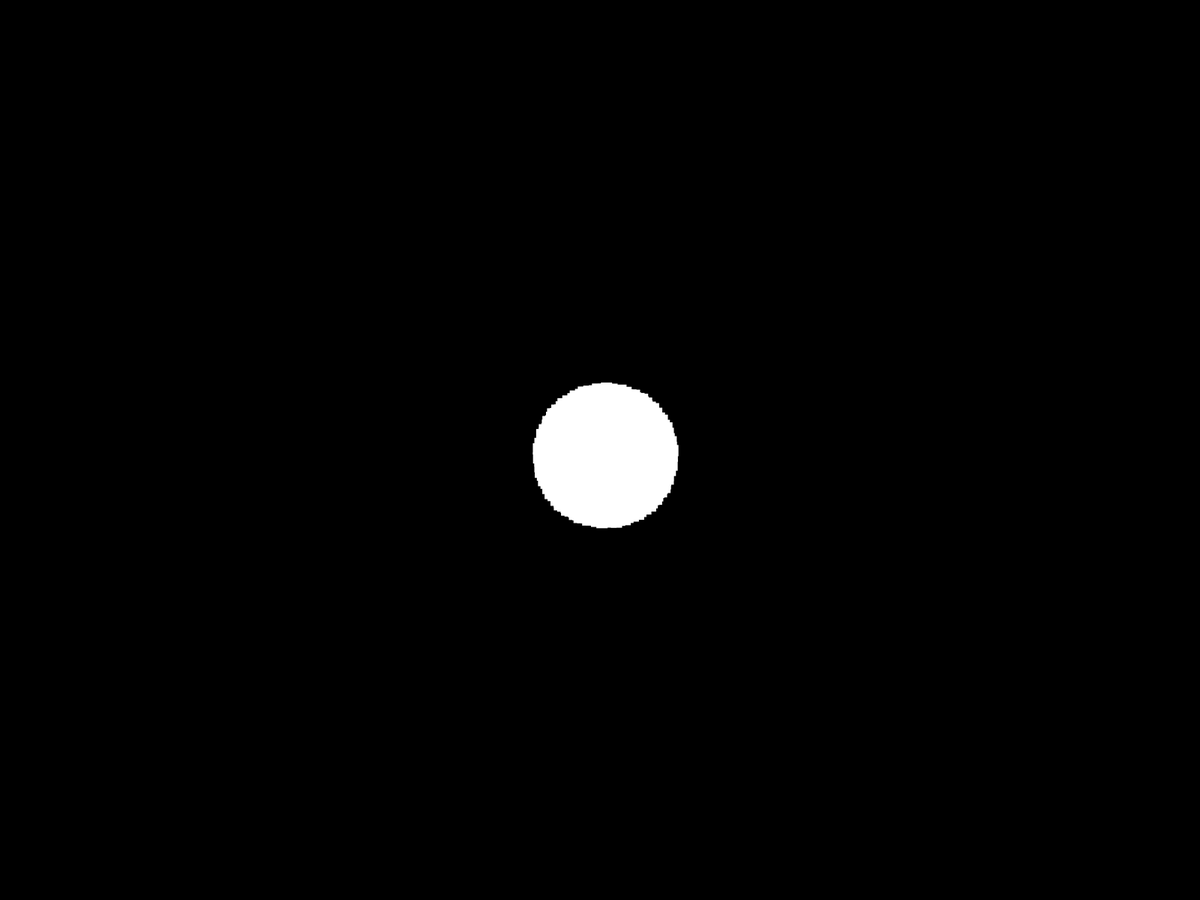
Frame 1 (no input)
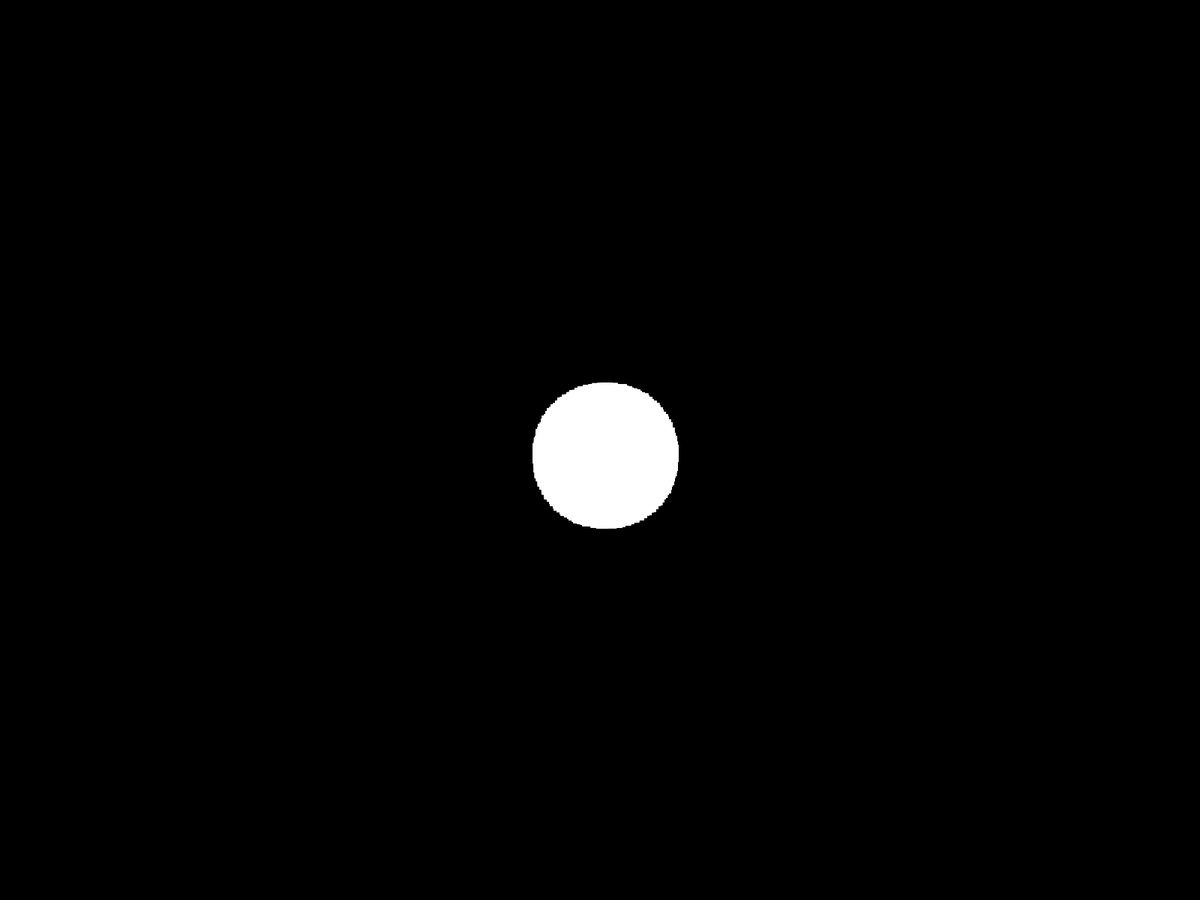
Frame 60 (the mouse pressed at the canvas centre just before this capture)
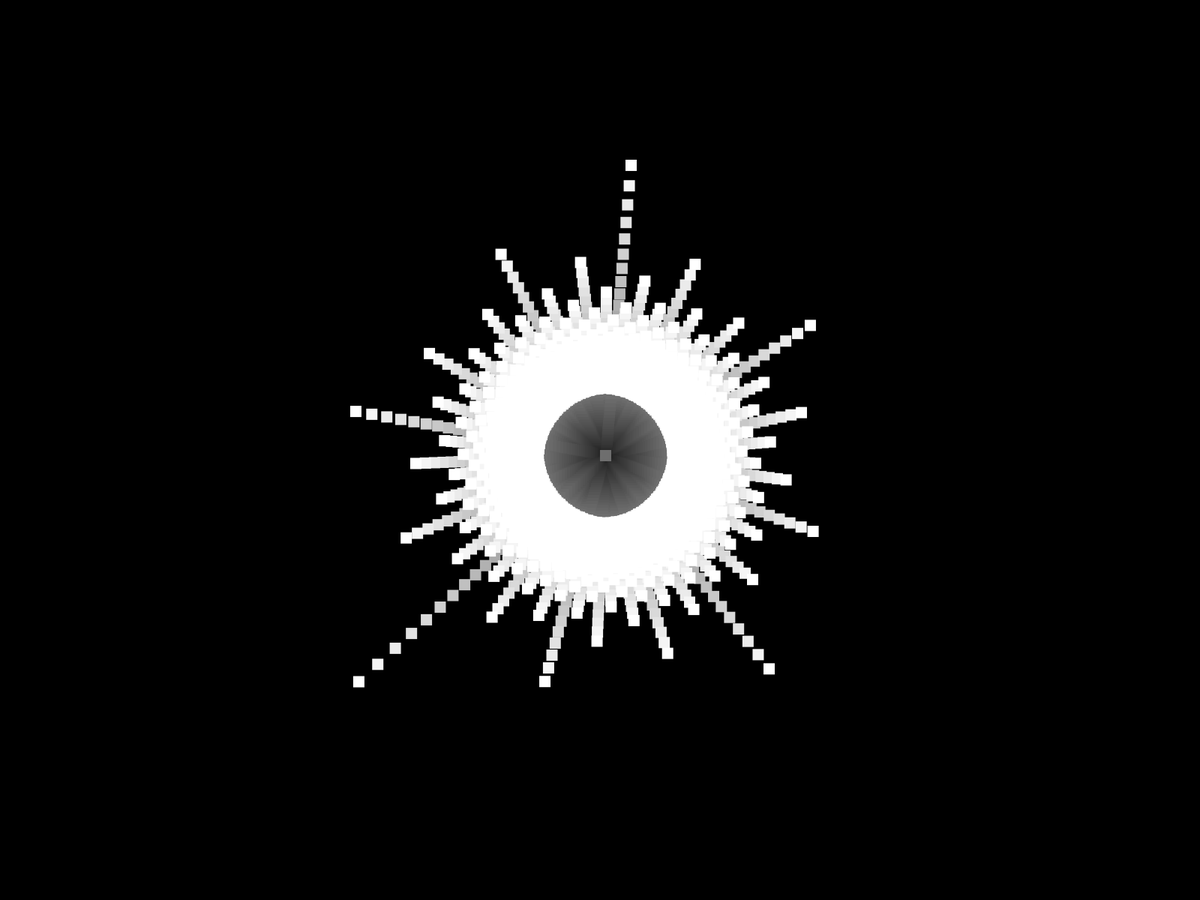
Frame 120 (the mouse held since frame 60 and released just before this capture)

The Processing sketch that drew these frames (run headless with seeded random() and noise(); from frame 60 on, the mouse is pressed at the canvas centre):

// Processing sketch: PhyllotaxisPoweredRadius
// ── PhyllotaxisPoweredRadius.pde
int n = 3000;//please wait some minute
float mult = 0.001;
float scale = 3;

void setup(){
  //size(1000, 1000);
  fullScreen();
  colorMode(HSB, 360, 100, 100);
  background(0);
  noStroke();
}

void keyPressed(){
  if(key=='r'){
    mult = 0;
  }
}

void draw(){
  //background(0);
  fill(0, 10);
  rect(0, 0, width, height);
  fill(360);
  translate(width/2, height/2);
  for(float i = 0; i < n; i++){
    float a = i * radians(137.507764);//this constant is approximation. golden angle = PI*(3.-sqrt(5));
    float r = scale * pow(i/(n-1), 1-(float)frameCount/100)*n/100;
    float x = r*cos(a);
    float y = r*sin(a);
    rect(x, y, 5*scale, 5*scale);
  }
}
